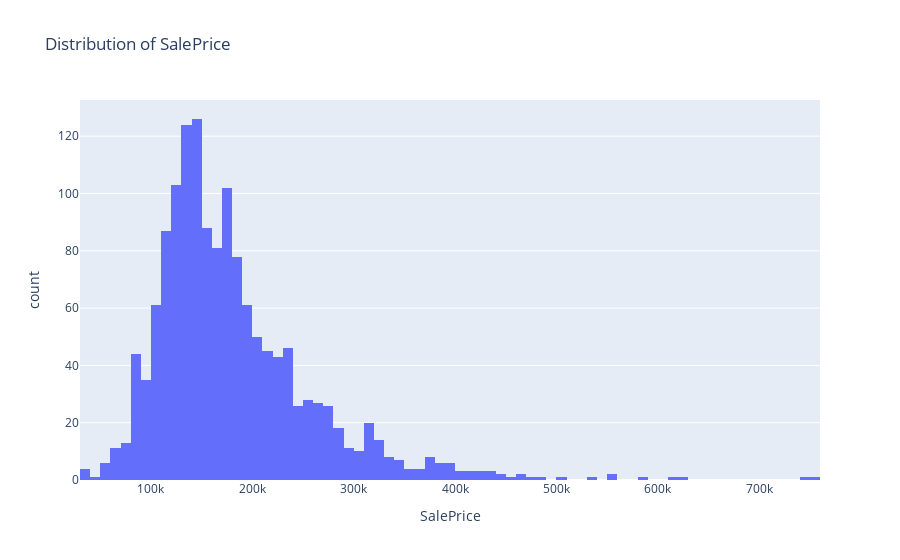

Source (notebook cell):
### Markdown cell above
# Descriptive Statistic

### Code cell
# Use plotly to visualize the distribution of SalePrice
px.histogram(data_frame= training_data, x= 'SalePrice', title='Distribution of SalePrice')

### Figure 1 — Plotly figure (JSON) as saved in the notebook; plotly's stock layout.template omitted (floating-point values rounded to 4 significant figures; data arrays with more than 128 entries replaced by an {"elided": "..."} marker saying what was removed)
{"data": [{"alignmentgroup": "True", "bingroup": "x", "hovertemplate": "SalePrice=%{x}<br>count=%{y}<extra></extra>", "legendgroup": "", "marker": {"color": "#636efa", "pattern": {"shape": ""}}, "name": "", "offsetgroup": "", "orientation": "v", "showlegend": false, "type": "histogram", "x": {"elided": "1460 int values"}, "xaxis": "x", "yaxis": "y"}], "layout": {"barmode": "relative", "legend": {"tracegroupgap": 0}, "title": {"text": "Distribution of SalePrice"}, "xaxis": {"anchor": "y", "domain": [0, 1], "title": {"text": "SalePrice"}}, "yaxis": {"anchor": "x", "domain": [0, 1], "title": {"text": "count"}}}}
